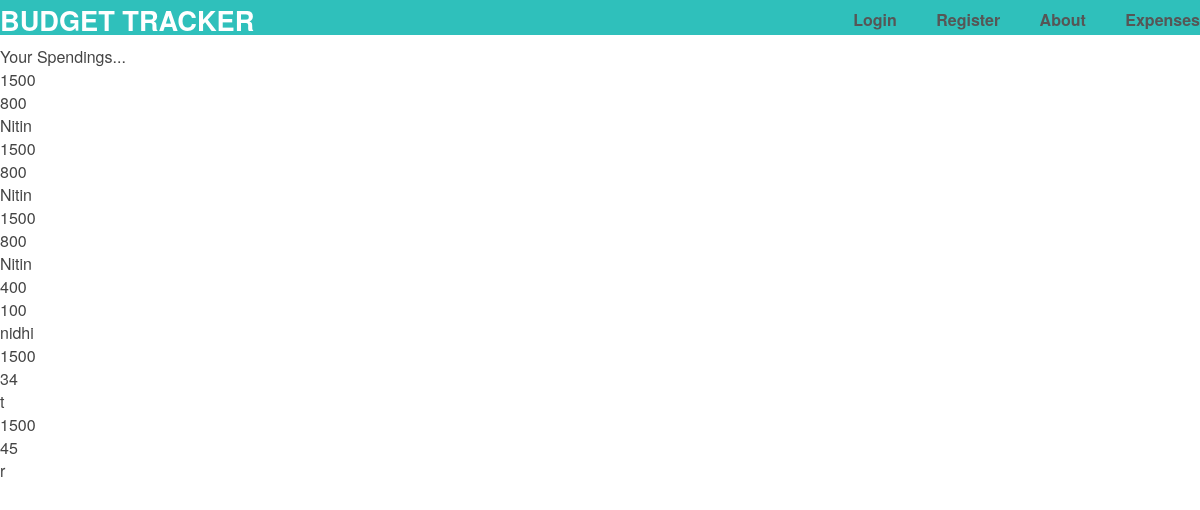
The page /budget/ on the database its author committed.
### my_app.py (models this page shows)
class Budget(db.Model):
    id = db.Column(db.Integer, primary_key=True)
    income = db.Column(db.Integer, nullable = False)
    expense = db.Column(db.Integer)
    person = db.Column(db.String(200))

### my_app.py (the view)
@app.route('/budget/', methods = ['GET', 'POST'])
def budget():
    budget = Budget.query
    return render_template('budget.html', budget = budget)

### templates/budget.html
{% extends "layout.html" %}
{% block content %}
<hi>Your Spendings...</hi>
<br/>
{% for i in budget %}
    {{i.income}} </br>
    {{i.expense}} </br>
    {{i.person}} </br>
{% endfor %}
{% endblock %}

### static/css/main.css (style rules this page uses)
body { margin: 0; padding: 0; font-family: "Helvetica Neue", Helvetica, Arial, sans-serif; color: #444; }

### rows shown on the page
Budget: income "1500", expense "800", person "Nitin"
Budget: income "1500", expense "800", person "Nitin"
Budget: income "1500", expense "800", person "Nitin"
Budget: income "400", expense "100", person "nidhi"
Budget: income "1500", expense "34", person "t"
Budget: income "1500", expense "45", person "r"
